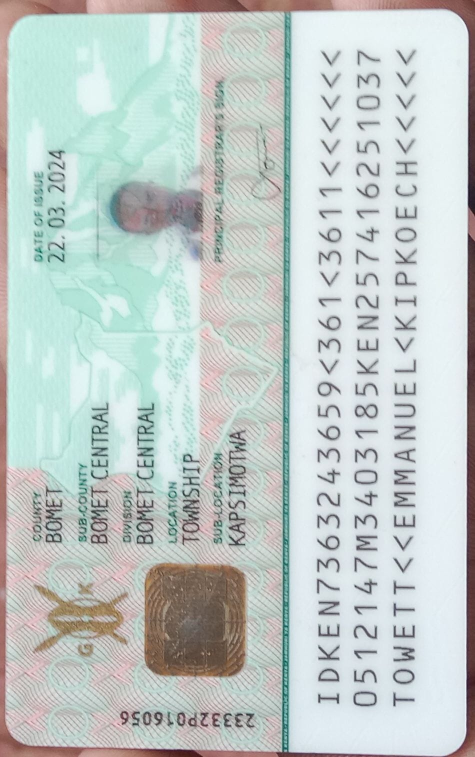
#> input picture temp_orientation.jpg, 950 x 1514 px (shown at 1/2 size); its folder holds only this picture in this run
$ python debug_ocr.py
#> lines starting #> are read from the running program, lines starting #| are printed output that depends on the picture; after the words box and inside, x2 and y2 are one past the last pixel; in counts of white or black regions, pixels touching at a corner belong together
### ocr_preprocessing.py
"""
Enhanced OCR Preprocessing System
Handles rotation correction, lighting improvement, and noise reduction for ID document OCR
"""

import cv2
import numpy as np
import pytesseract
from PIL import Image, ImageEnhance
import os
from typing import Dict, Tuple, Optional, List
import math

class OCRPreprocessor:
    """Advanced OCR preprocessing for ID document text extraction"""

    def __init__(self):
        # Tesseract configuration for better ID document recognition
        self.tesseract_config = '--oem 3 --psm 6'

    # [112 lines left out: functions detect_image_orientation, _detect_orientation_tesseract, _cluster_angles, correct_rotation, not called in this run]

    def enhance_contrast_and_brightness(self, image: np.ndarray, alpha: float = 1.3, beta: int = 20) -> np.ndarray:
        """Enhance contrast and brightness using alpha-beta correction"""
        return cv2.convertScaleAbs(image, alpha=alpha, beta=beta)

    # [185 lines left out: functions apply_clahe, denoise_image, preprocess_for_ocr, extract_text_with_ocr, not called in this run]

# Global preprocessor instance
ocr_preprocessor = OCRPreprocessor()

# [5 lines left out: function enhanced_ocr_extract, not called in this run]

# Predefined optimization profiles for different document types
OCR_PROFILES = {
    "id_document": {
        "auto_rotate": True,
        "enhance_lighting": True,
        "denoise": True
    },
    "low_quality": {
        "auto_rotate": True,
        "enhance_lighting": True,
        "denoise": True,
        "alpha": 1.4,
        "beta": 25
    },
    "dark_document": {
        "auto_rotate": True,
        "enhance_lighting": True,
        "denoise": True
    }
}

### debug_ocr.py
"""
Debug script to test OCR preprocessing and identify issues
"""

import sys
import os
sys.path.append('.')  # Add current directory to path

from ocr_preprocessing import enhanced_ocr_extract
import cv2
import pytesseract
from PIL import Image

def test_basic_ocr():
    """Test basic OCR without preprocessing to see if Tesseract works"""
    print("🔍 Testing Basic OCR...")
    print("=" * 50)

    # Check if we have sample ID images to test with
    test_images = []

    # Look for any ID images in the current directory
    for root, dirs, files in os.walk('.'):
        for file in files:
            if file.lower().endswith(('.jpg', '.jpeg', '.png')):
                if 'id' in file.lower() or 'front' in file.lower() or 'back' in file.lower():
                    test_images.append(os.path.join(root, file))

    if not test_images:
        print("ℹ️  No ID images found for testing.")
        # Try to create a simple test image
        print("💡 Creating a simple test image...")

        # Create a simple test image with text
        import numpy as np
        img = np.ones((200, 400, 3), dtype=np.uint8) * 255
        cv2.putText(img, "TEST OCR", (50, 100), cv2.FONT_HERSHEY_SIMPLEX, 2, (0, 0, 0), 3)
        cv2.putText(img, "KENYA ID", (50, 150), cv2.FONT_HERSHEY_SIMPLEX, 1.5, (0, 0, 0), 2)

        test_image_path = "test_ocr_image.jpg"
        cv2.imwrite(test_image_path, img)
        test_images = [test_image_path]
        print(f"✅ Created test image: {test_image_path}")

    for image_path in test_images[:1]:  # Test only first image
        print(f"\n🖼️  Testing image: {image_path}")
        print("-" * 30)

        try:
            # Test 1: Basic OCR without preprocessing
            print("1️⃣  Basic OCR (no preprocessing):")
            try:
                from PIL import Image
                pil_image = Image.open(image_path)
                basic_text = pytesseract.image_to_string(pil_image)
                print(f"   📝 Text: '{basic_text.strip()}'")
            except Exception as e:
                print(f"   ❌ Basic OCR failed: {str(e)}")

            # Test 2: Enhanced OCR with preprocessing
            print("\n2️⃣  Enhanced OCR (with preprocessing):")
            try:
                result = enhanced_ocr_extract(image_path)
                print(f"   📊 Success: {result['success']}")
                if result['success']:
                    print(f"   📝 Text: '{result['text']}'")
                    print(f"   🎯 Confidence: {result['confidence']:.1f}%")
                    print(f"   📊 Word count: {result['word_count']}")
                    print(f"   🔄 Rotation applied: {result['processing_details']['rotation_applied']}")
                    print(f"   🎨 Enhancements: {result['processing_details']['enhancements']}")
                else:
                    print(f"   ❌ Failed: {result['error']}")
            except Exception as e:
                print(f"   ❌ Enhanced OCR failed: {str(e)}")
                import traceback
                traceback.print_exc()

        except Exception as e:
            print(f"❌ Error testing {image_path}: {str(e)}")
            import traceback
            traceback.print_exc()

def test_image_properties():
    """Test image properties to understand what we're working with"""
    print("\n🔍 Testing Image Properties...")
    print("=" * 50)

    # Look for any images
    image_files = [f for f in os.listdir('.') if f.lower().endswith(('.jpg', '.jpeg', '.png'))]

    if not image_files:
        print("ℹ️  No images found in current directory")
        return

    for img_file in image_files[:2]:  # Test first 2 images
        print(f"\n📷 Image: {img_file}")
        try:
            img = cv2.imread(img_file)
#> img is the input picture: shape (1514, 950, 3); mean B, G, R 200.4, 202.8, 193.4
            if img is not None:
                print(f"   📐 Dimensions: {img.shape[1]}x{img.shape[0]} (width x height)")
#|    📐 Dimensions: 950x1514 (width x height)
                print(f"   🎨 Channels: {img.shape[2] if len(img.shape) == 3 else 1}")
#|    🎨 Channels: 3
                print(f"   📊 Data type: {img.dtype}")
#|    📊 Data type: uint8

                # Calculate basic statistics
                gray = cv2.cvtColor(img, cv2.COLOR_BGR2GRAY)
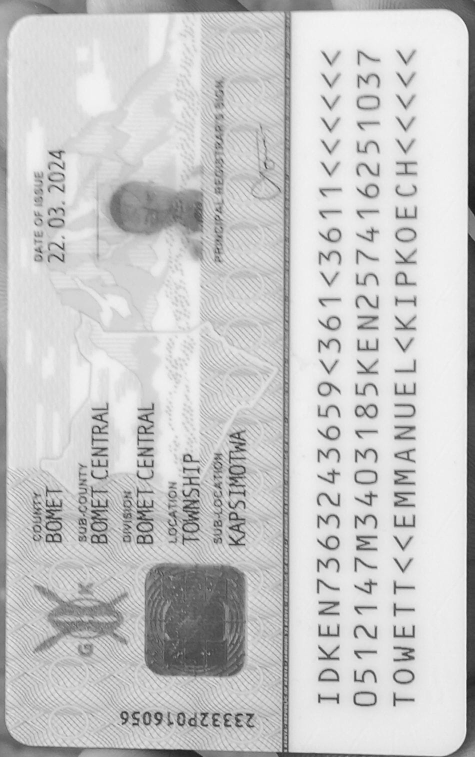
#> gray: shape (1514, 950) (shown at 1/2 size); min 19, max 251, mean 199.7
                print(f"   💡 Mean brightness: {gray.mean():.1f}")
#|    💡 Mean brightness: 199.7
                print(f"   📈 Brightness range: {gray.min()}-{gray.max()}")
#|    📈 Brightness range: 19-251

                # Edge detection test
                edges = cv2.Canny(gray, 50, 150)
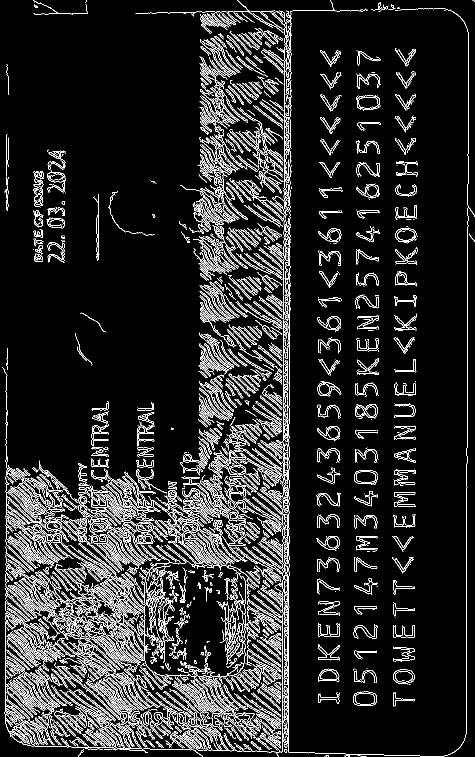
#> edges: shape (1514, 950) (shown at 1/2 size); 10.2% white in thin lines or dots
                edge_count = np.sum(edges > 0)
                print(f"   🔍 Edge pixels: {edge_count} ({100*edge_count/edges.size:.1f}% of image)")

            else:
                print(f"   ❌ Could not load image")
        except Exception as e:
            print(f"   ❌ Error: {str(e)}")

if __name__ == "__main__":
    print("🔍 OCR Debugging Tool")
    print("=" * 50)

    test_image_properties()
    test_basic_ocr()
#> in test_basic_ocr, `cv2.imwrite(test_image_path, img)`:
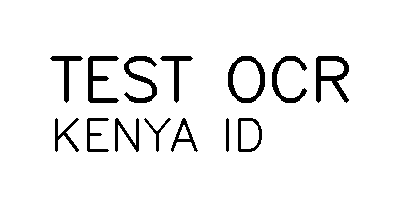
#> saved as test_ocr_image.jpg: shape (200, 400, 3); 93.6% white; 14 black regions, largest, box (x1, y1, x2, y2) and area: (316, 56, 349, 103) 656, (228, 56, 265, 103) 580, (88, 56, 119, 103) 551
#> (the call stopped at in test_basic_ocr, `basic_text = pytesseract.image_to_string(pil_image)`: pytesseract is not available in this run)

    print("\n" + "=" * 50)
    print("🔍 Debug complete!")
    print("=" * 50)
